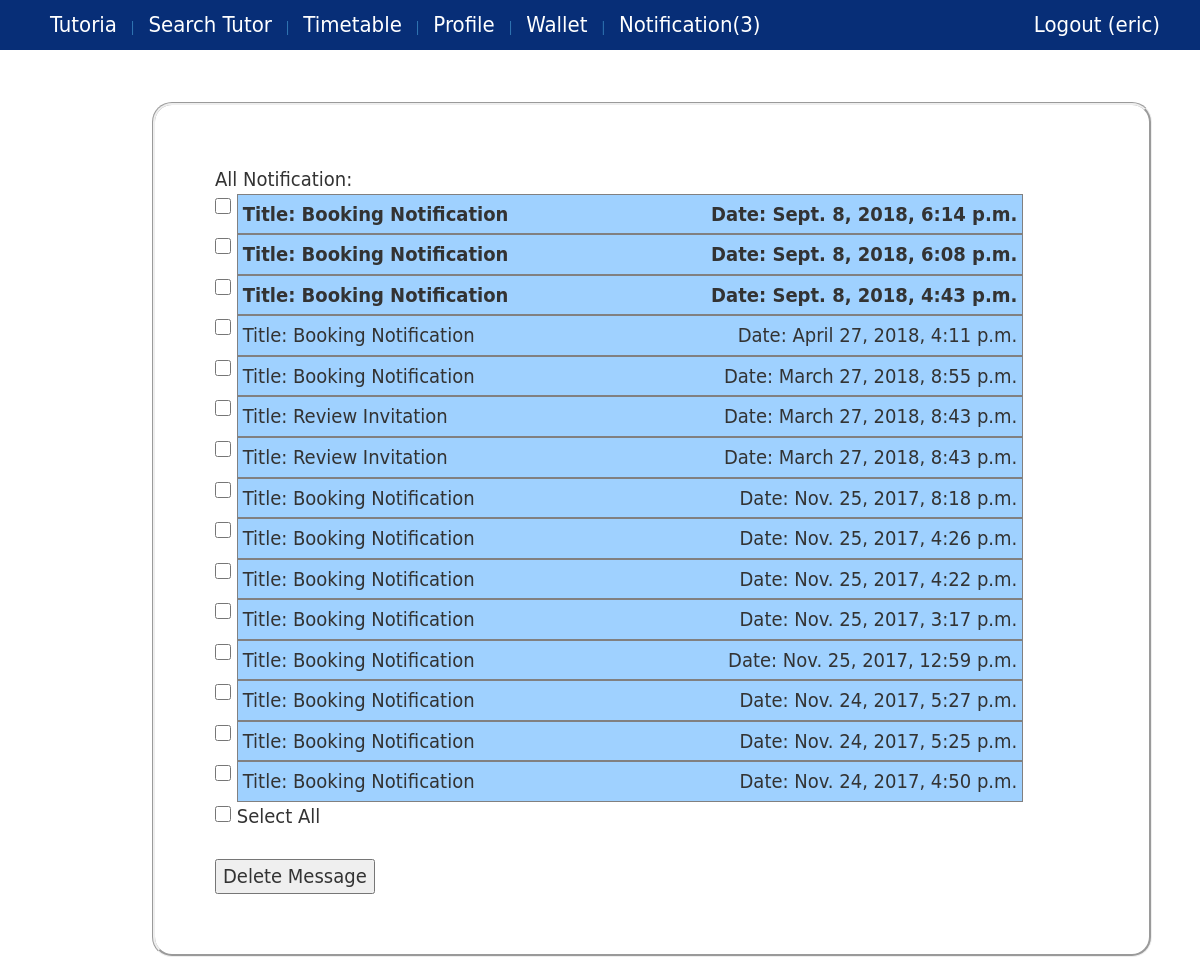
Before: /notification/ (signed in) with the older database file.
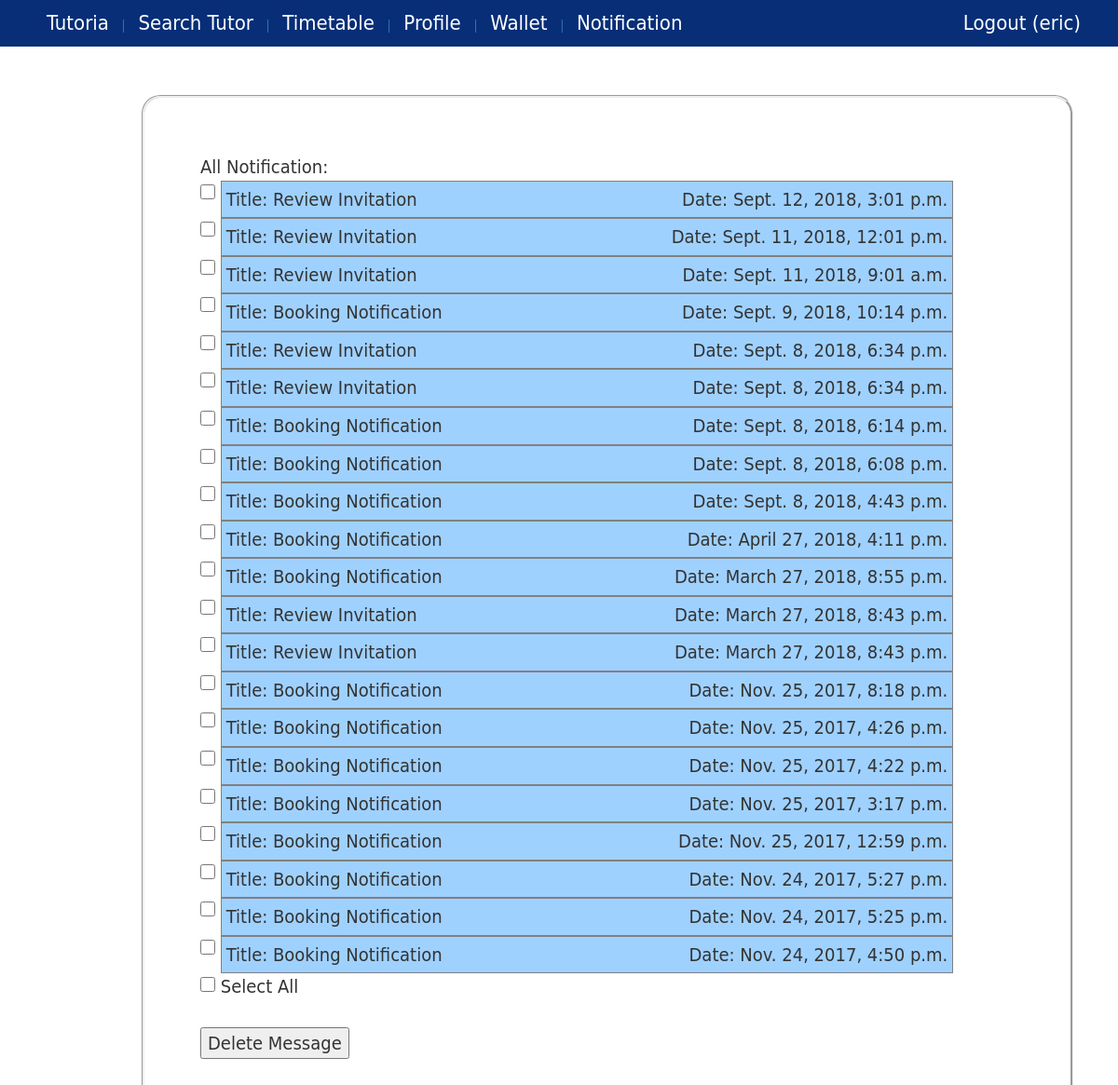
After: the same page with the newer database file.
### core/models.py (models this page shows, shortened)
class Profile(models.Model):
    user = models.OneToOneField(User, on_delete=models.CASCADE)
    phone = models.CharField(max_length=20)
    user_type =  models.ForeignKey(UserType)
    image = models.ImageField(upload_to='profile_image',blank=True)
    wallet = models.OneToOneField(Wallet)
    @property
    def hasNotification(self):
        return len(Notification.objects.filter(profile=self,checked=False))>0
    @property
    def getNotificationNum(self):
        return len(Notification.objects.filter(profile=self,checked=False))

class Notification(models.Model):
    profile = models.ForeignKey(Profile, on_delete=models.CASCADE)
    title = models.CharField(max_length=100)
    message = models.CharField(max_length=1000)
    date = models.DateTimeField()
    checked = models.BooleanField(default=False)

### core/views.py (the view)
# urls.py: url(r'^notification/$', views.notification, name='view_notification'),
def notification(request):
    if request.user.username =="admin":
        request.session['title'] = "Restricted Access"
        request.session['message'] = "You are logged-in as admin."
        return HttpResponseRedirect(reverse('message'))
    if request.POST:
        msg=""
        context={}
        if 'message_id' in request.POST:
            IDs = request.POST.getlist('message_id')
        if len(IDs)==0:
            notif_list = Notification.objects.filter(profile=request.user.profile).order_by('-date')
            context={'list':notif_list,'msg': "No item is selected."}
            return render(request, 'notification.html', context)
        for each in IDs:
            try:
                s = Notification.objects.get(pk=each)
            except:
                notif_list = Notification.objects.filter(profile=request.user.profile).order_by('-date')
                context={'list':notif_list,'msg': "Item is already deleted."}
                return render(request, 'notification.html', context)
            s.delete()
        msg+="{} notifications has been deleted.".format(len(IDs))
        context['msg']=msg
        notif_list = Notification.objects.filter(profile=request.user.profile).order_by('-date')
        context['list']=notif_list
        return render(request, 'notification.html', context)
    else:
        notif_list = Notification.objects.filter(profile=request.user.profile).order_by('-date')
        context={'list':notif_list}
        return render(request, 'notification.html', context)

### core/templates/notification.html (shortened to what this page needs)
{% extends 'base.html' %}
{% block content %}
    {% if list %}
        All Notification:
        <form action="{% url 'view_notification' %}" method="post">
            {% for each in list %}
                <div id="msg_{{each.id}}" class="msg_wrapper">
                        <input type="checkbox" name="message_id" value="{{each.id}}" class="checkbox_group"/>
                        <div class="second_wrapper">
                            {% if not each.checked %}
                                <div id="title_{{each.id}}" style="font-weight: bold" class="title_group">
                                    <span>Title: {{each.title}}</span>
                                    <span class="pull-right">Date: {{each.date}}</span>
                                </div>
                            {% else %}
                                <div id="title_{{each.id}}" class="title_group">
                                    <span>Title: {{each.title}}</span>
                                    <span class="pull-right">Date: {{each.date}}</span>
                                </div>
                            {% endif %}
                        </div>
                </div>
            {% endfor %}
        <input type="checkbox" id="select_all" onclick="selectAll()" class="checkbox_group"/> Select All
        <br/><br/>
        <input type="submit" value="Delete Message" onclick="return confirmDeleteMessage()">
    </form>
    {% else %}
        <h2>No Notification yet.</h2>
    {% endif %}
{% endblock %}

### core/templates/base.html (shortened to what this page needs)
{% load static %}
<!DOCTYPE html>
<html>
<head>
    <link rel="stylesheet" href="{% static 'css/base.css' %}">
    <link rel="stylesheet" href="https://maxcdn.bootstrapcdn.com/bootstrap/3.3.7/css/bootstrap.min.css">
</head>
<body>
    <div id="wrapper">
        <header>
            <nav id="navigation">
                <ul>
                    <a href="{% url 'homepage' %}">
                        <li>Tutoria</li>
                    </a>
                    {% ifnotequal user.username "admin" %}
                        {% if user.is_authenticated %}
                            <a href="{% url 'search_tutor' %}">
                                | <li>Search Tutor</li>
                            </a>
                            <a href="{% url 'view_timetable' %}">
                                | <li>Timetable</li>
                            </a>
                            <a href="{% url 'edit_profile' %}">
                                | <li>Profile</li>
                            </a>
                            <a href="{% url 'view_wallet' %}">
                                | <li>Wallet</li>
                            </a>
                            <a href="{% url 'view_notification' %}">
                                {%if user.profile.hasNotification %}
                                    | <li>Notification({{user.profile.getNotificationNum}})</li>
                                {% else %}
                                    | <li>Notification</li>
                                {% endif %}
                            </a>
                            <a href="{% url 'logout' %}" id="logoutButton" class="pull-right">
                                <li>Logout ({{ user.username }}) </li>
                            </a>
                        {% endif %}
                    {% endifnotequal %}
                </ul>
            </nav>
        </header>
        <div id="main">
            <article>
                <section class="box">
                    {% block content %} {% endblock %}
        </div>
    </div>
</body>
</html>

### core/static/css/base.css (style rules this page uses)
* { margin:0 auto; padding:0 auto; }
html,body { height:100%; }
#wrapper { min-height:100%; position:relative; }
a:link { text-decoration: none; }
nav#navigation { position: fixed; border-radius:10px; top:0; left:0; right:0; width: 100%; height: 50px; background-color:rgba(255,255,255,0.2); z-index: 1; }
nav#navigation ul { box-sizing:border-box; list-style:none; height:50px; padding-bottom:5px; background-color:rgb(7, 46, 119); top:5px; }
nav#navigation ul li { box-sizing:border-box; font-family:"Gill Sans", "Gill Sans MT", "Myriad Pro", "DejaVu Sans Condensed", Helvetica, Arial, sans-serif; font-size:22px; font-weight:300; display:inline; border-radius:10px; color:rgb(255, 255, 255); position:relative; line-height:50px; padding-left:10px; padding-right:10px; }
#main { padding-top:50px; padding-bottom:50px; }
.box { overflow: hidden; font-size:20px; font-family:"Gill Sans", "Gill Sans MT", "Myriad Pro", "DejaVu Sans Condensed", Helvetica, Arial, sans-serif; box-sizing:border-box; width:1000px; padding:60px; border:groove; border-radius:20px; margin:2px; position:relative; top:50px; left:150px; }
#logoutButton, #logoutButton, #signupButton { padding-right: 30px; }

### core/templates/notification.html (style rules this page uses)
.checkbox_group { width: 16px; height: 16px; vertical-align: top; }
.msg_wrapper { display: block; }
.second_wrapper { display: inline-block; }
.second_wrapper { width: 90%; }
.title_group { display: block; padding: 5px; text-align: left; background-color: #9fd1ff; border: solid 1px #818080; word-wrap: break-word; }

Changed rows visible on the page:
added Notification: title "Review Invitation", date "Sept. 12, 2018, 3:01 p.m."
added Notification: title "Review Invitation", date "Sept. 11, 2018, 12:01 p.m."
added Notification: title "Review Invitation", date "Sept. 11, 2018, 9:01 a.m."
added Notification: title "Booking Notification", date "Sept. 9, 2018, 10:14 p.m."
added Notification: title "Review Invitation", date "Sept. 8, 2018, 6:34 p.m."
added Notification: title "Review Invitation", date "Sept. 8, 2018, 6:34 p.m."
changed Notification "Sept. 8, 2018, 6:14 p.m.": checked False → True (drawn)
changed Notification "Sept. 8, 2018, 6:08 p.m.": checked False → True (drawn)
changed Notification "Sept. 8, 2018, 4:43 p.m.": checked False → True (drawn)
Other visible differences:
{{ user.profile.getNotificationNum }}: "3" → (not shown)
text no longer shown: "Notification( )"
text now shown: "Notification"
